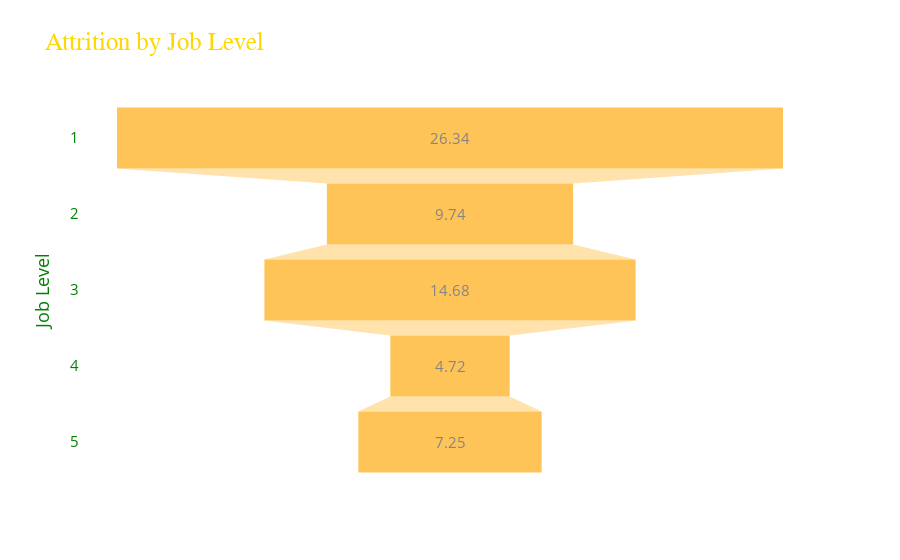

The notebook cell this image was saved under:
### Code cell
attrition_proportion = round((attrition_counts['Yes'] / (attrition_counts['Yes'] + attrition_counts['No'])*100),2)
funnel_chart = go.Figure(go.Funnel(
    y=attrition_proportion.index,
    x=attrition_proportion.values,
    marker=dict(color='orange',),
    opacity=0.65,
    orientation='h'
))


funnel_chart.update_layout(
    title='Attrition by Job Level',
    xaxis_title='Attrition Proportion',
    yaxis_title=' Job Level',
    funnelmode='stack',
    hovermode='closest',
    plot_bgcolor='white', paper_bgcolor='white',
                        title_font=dict(size=25, color='gold', family="Muli, sans-serif"),
    font=dict(color='green',size=15)
)

funnel_chart.show()

### Figure 1 — Plotly figure (JSON) as saved in the notebook; plotly's stock layout.template omitted (floating-point values rounded to 4 significant figures)
{"data": [{"marker": {"color": "orange"}, "opacity": 0.65, "orientation": "h", "type": "funnel", "x": [26.34, 9.74, 14.68, 4.72, 7.25], "y": [1, 2, 3, 4, 5]}], "layout": {"font": {"color": "green", "size": 15}, "funnelmode": "stack", "hovermode": "closest", "paper_bgcolor": "white", "plot_bgcolor": "white", "title": {"font": {"color": "gold", "family": "Muli, sans-serif", "size": 25}, "text": "Attrition by Job Level"}, "xaxis": {"title": {"text": "Attrition Proportion"}}, "yaxis": {"title": {"text": " Job Level"}}}}
